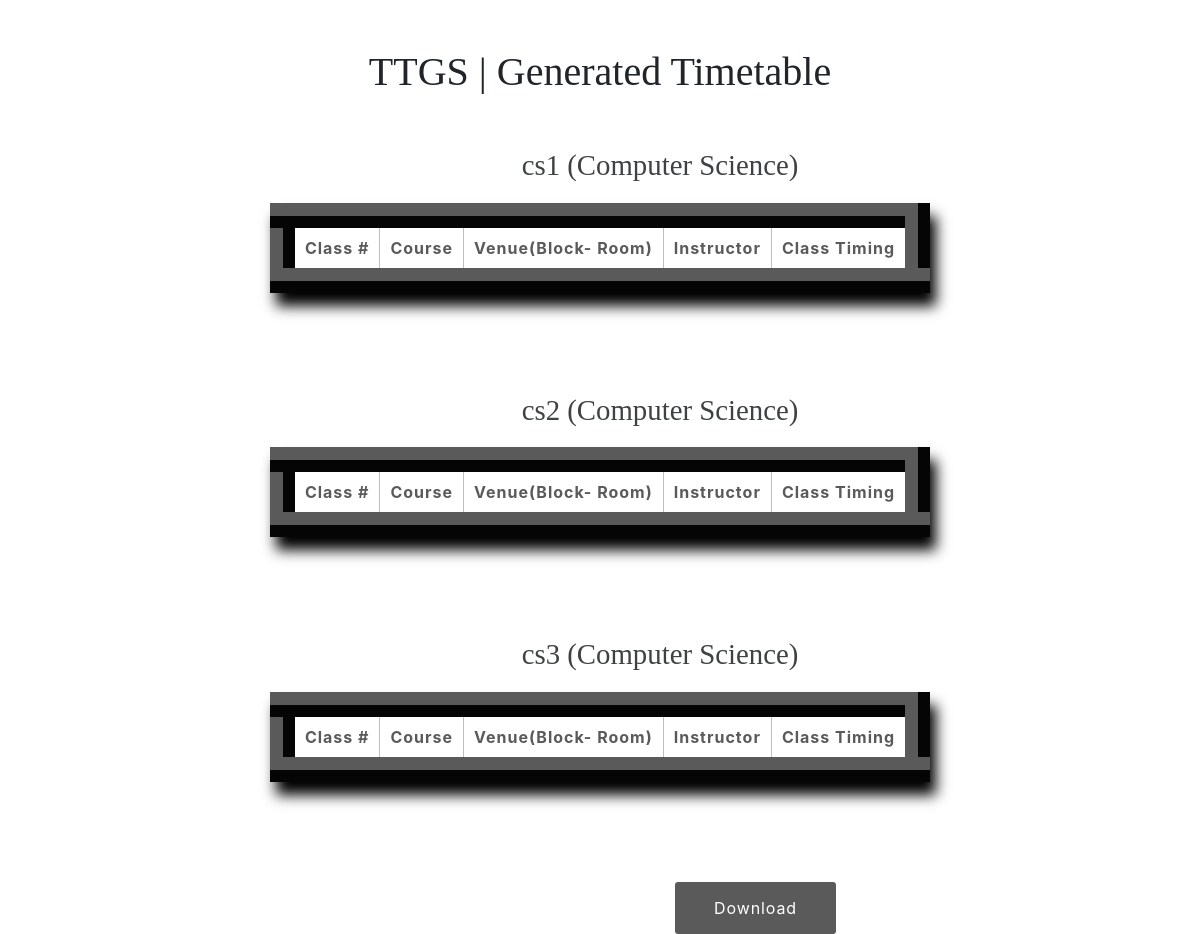
Screenshot of /timetable_generation/ with the database file from the repository.
### ttgen/models.py (models this page shows, shortened)
class Section(models.Model):
    section_id = models.CharField(max_length=25, primary_key=True)
    department = models.ForeignKey(Department, on_delete=models.CASCADE)
    num_class_in_week = models.IntegerField(default=0)
    course = models.ForeignKey(Course, on_delete=models.CASCADE, blank=True, null=True)
    meeting_time = models.ForeignKey(MeetingTime, on_delete=models.CASCADE, blank=True, null=True)
    room = models.ForeignKey(Room, on_delete=models.CASCADE, blank=True, null=True)
    instructor = models.ForeignKey(Instructor, on_delete=models.CASCADE, blank=True, null=True)

class Department(models.Model):
    dept_name = models.CharField(max_length=50)
    courses = models.ManyToManyField(Course)
    def __str__(self):
        return self.dept_name

### ttgen/views.py (the view)
# urls.py: path('timetable_generation/', views.timetable, name='timetable'),
def timetable(request):
    schedule = []
    population = Population(POPULATION_SIZE)
    generation_num = 0
    population.get_schedules().sort(key=lambda x: x.get_fitness(), reverse=True)
    geneticAlgorithm = GeneticAlgorithm()
    while population.get_schedules()[0].get_fitness() != 1.0:
        generation_num += 1
        print('\n> Generation #' + str(generation_num))
        population = geneticAlgorithm.evolve(population)
        population.get_schedules().sort(key=lambda x: x.get_fitness(), reverse=True)
        schedule = population.get_schedules()[0].get_classes()
    return render(request, 'gentimetable.html', {'schedule': schedule, 'sections': Section.objects.all(),
                                              'times': MeetingTime.objects.all()})

### ttgen/views.py (called while the page is built, shortened)
    def get_classes(self):
        self._isFitnessChanged = True
        return self._classes

    def get_fitness(self):
        if self._isFitnessChanged:
            self._fitness = self.calculate_fitness()
            self._isFitnessChanged = False
        return self._fitness

    def calculate_fitness(self):
        self._numberOfConflicts = 0
        classes = self.get_classes()
        return 1 / (1.0 * self._numberOfConflicts + 1)

    def get_schedules(self):
        return self._schedules

### templates/gentimetable.html (shortened to what this page needs)
{% load static %}
<html lang="en">
<head>
	<link rel="stylesheet" href="https://maxcdn.bootstrapcdn.com/bootstrap/4.0.0/css/bootstrap.min.css">
</head>
<body>
        <br><br>
        <div id="timetable">
        <h1>TTGS | Generated Timetable</h1><br>
        {% block content %}
        {% load static %}
        {% for section in sections %}
<h2 class="secHead">{{ section.section_id }} ({{ section.department }})</h2>
    <table class="table2">
      <colgroup>
        <col>
        <col>
        <col>
        <col>
        <col>
        <col>
      </colgroup>
      <tr>
        <th>Class #</th>
        <th>Course</th>
        <th>Venue(Block- Room)</th>
        <th>Instructor</th>
        <th>Class Timing</th>
      </tr>
    </table>
{% endfor %}
{% endblock %}
        </div>
    <button class="submit" id="download">Download</button>
</body>
</html>

### templates/gentimetable.html (style rules this page uses)
* { margin: 0; padding: 0; box-sizing: border-box; }
html { scroll-behavior: smooth; }
h1, h2, h3, h4, h5 { text-align: center; font-family: times new roman; }
button { border-style:none; }
.secHead { margin-top: 20px; margin-bottom: 20px; margin-left: 120px; color:#3e4242; font-size: 1.8rem; }
.table2 { margin-bottom: 100px; margin-left: auto; margin-right: auto; }
.table2 { border: 25px ridge; border-color: #5a5a5a; box-shadow: 6px 13px 13px 0px black; background-color: #fff; letter-spacing: 1px; font-size: 1.0rem; }
.table2 td, th { border: 1px solid rgb(190,190,190); padding: 10px 20px; }
.table2 th { color: #5a5a5a; font-weight: bolder; }
.table1 td, th { border-top: 1px solid #5a5a5a; padding: 10px; }
.submit { margin-left: auto; color: #fff; background-color: #5a5a5a; border-radius: 3px; padding: 13px 39px; text-align: center; letter-spacing: 0.9px; text-decoration: none; margin-right: auto; line-height: 26px; font-size: 16px; align: center; }

### rows the page displays
Section: section_id "cs1", department "Computer Science"
Section: section_id "cs2", department "Computer Science"
Section: section_id "cs3", department "Computer Science"
